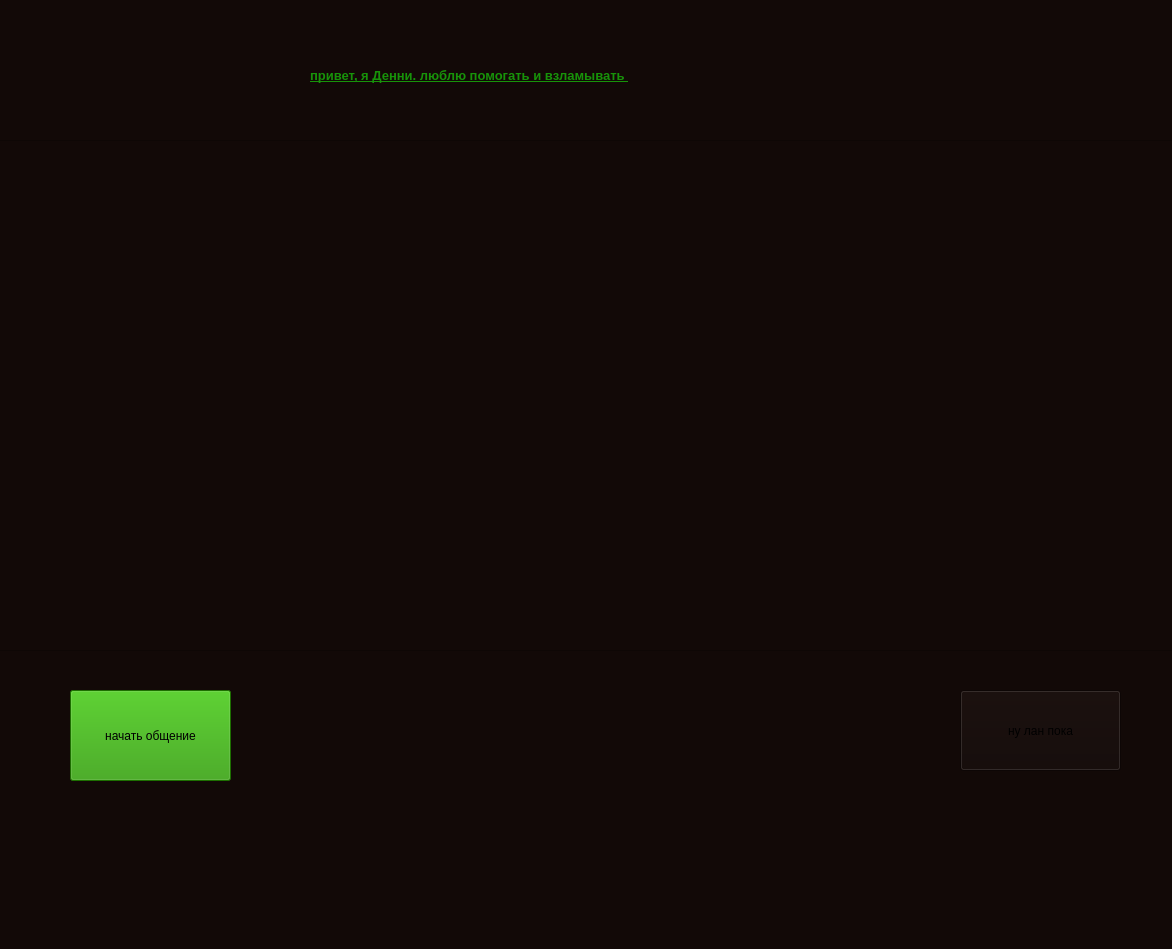
<?xml version="1.0" encoding="UTF-8"?>
<ui version="4.0">
 <class>MainWindow</class>
 <widget class="QMainWindow" name="MainWindow">
  <property name="geometry">
   <rect>
    <x>0</x>
    <y>0</y>
    <width>1172</width>
    <height>949</height>
   </rect>
  </property>
  <property name="windowTitle">
   <string>MainWindow</string>
  </property>
  <property name="styleSheet">
   <string notr="true">background-color:rgb(18, 9, 7);</string>
  </property>
  <widget class="QWidget" name="centralwidget">
   <widget class="QLabel" name="label">
    <property name="geometry">
     <rect>
      <x>310</x>
      <y>10</y>
      <width>431</width>
      <height>131</height>
     </rect>
    </property>
    <property name="text">
     <string>&lt;html&gt;&lt;head/&gt;&lt;body&gt;&lt;p&gt;&lt;span style=&quot; font-size:10pt; font-weight:600; text-decoration: underline; color:#179309;&quot;&gt;привет, я Денни. люблю помогать и взламывать &lt;/span&gt;&lt;/p&gt;&lt;/body&gt;&lt;/html&gt;</string>
    </property>
   </widget>
   <widget class="QListWidget" name="listWidget">
    <property name="geometry">
     <rect>
      <x>-20</x>
      <y>140</y>
      <width>1211</width>
      <height>511</height>
     </rect>
    </property>
   </widget>
   <widget class="QPushButton" name="pushButton">
    <property name="geometry">
     <rect>
      <x>70</x>
      <y>690</y>
      <width>161</width>
      <height>91</height>
     </rect>
    </property>
    <property name="styleSheet">
     <string notr="true">
background-color: rgb(41, 154, 0)</string>
    </property>
    <property name="text">
     <string>начать общение</string>
    </property>
    <property name="iconSize">
     <size>
      <width>20</width>
      <height>20</height>
     </size>
    </property>
   </widget>
   <widget class="QPushButton" name="pushButton_2">
    <property name="geometry">
     <rect>
      <x>960</x>
      <y>690</y>
      <width>161</width>
      <height>81</height>
     </rect>
    </property>
    <property name="text">
     <string>ну лан пока</string>
    </property>
   </widget>
  </widget>
 </widget>
 <resources/>
 <connections/>
</ui>
